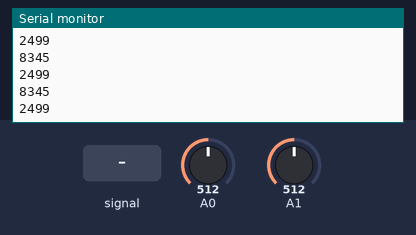
The sketch below on a simulated Arduino Uno, built with avr-gcc and run on an emulated ATmega328P. Shown: the last lines printed to the serial monitor. The inputs (shaded band) are chosen by the test bench; at power-on: A0 = 512, A1 = 512.

Above: at 1.3 s.
1.4 s: A0 fed a 200 Hz sine of ±81 counts around its level
2.9 s: A0 set to 716
At 3.5 s:
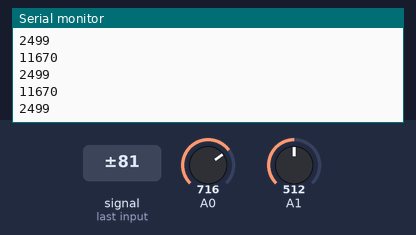
4.4 s: A1 set to 716
At 5.5 s:
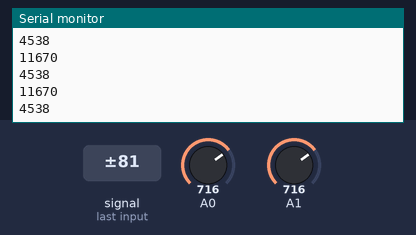
5.9 s: A0 set to 900
At 6.5 s:
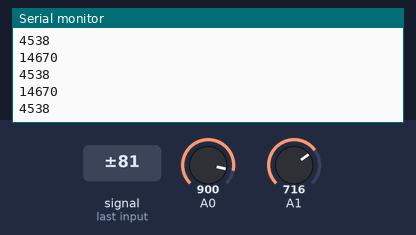
7.4 s: A1 set to 900
At 8.3 s:
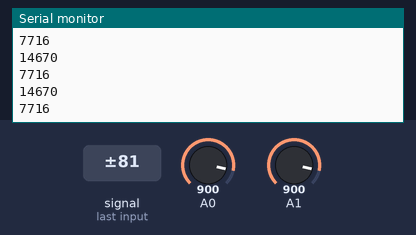
Timing chart, 0 to 9.9 s (numbered marks = the images above; inputs shaded):
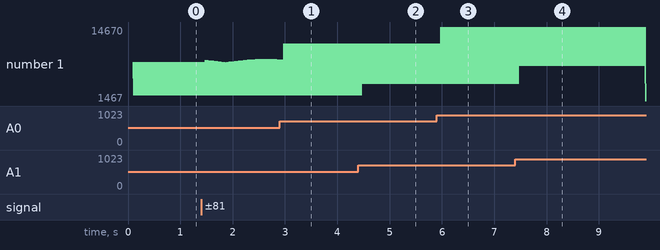

The sketch:

AMT1001Arduino.ino
```cpp
int ad_conv(byte channel, byte num);
float calc_RH10(float adval);
float calc_TC10(float adval);
int flg=0;
int adval, RH10, TC10;

void setup()
{
Serial.begin(9600);
delay(100);
}

void loop()
{
//getting the readings from the sensors
adval = ad_conv(0, 30); // 30 samples
RH10 = calc_RH10(adval); // humidity
Serial.println(RH10);

adval = ad_conv(1, 30); // 30 samples
TC10 = calc_TC10(adval); // temperature
Serial.println(TC10);
}


int ad_conv(byte channel, byte num)
{
long sum = 0;
byte n;

for (n=0; n<num; n++)
{
sum = sum + analogRead(channel);
}
return(sum / num);
}


float calc_RH10(float adval)
{
//int RH10;
//RH10 = adval + 6 * adval / 10 + 3 * adval / 100; // 1.63 * adval
float RH10;
RH10 = 0.163 * adval;
return(RH10)*100;
}


float calc_TC10(float adval)
{
//int TC10;
//TC10 = adval + 2 * adval / 10 + adval / 100 - 380;
//return(TC10);
float Temp;
// double Thermister(int RawADC)
// double Temp;
Temp = log(((10240000/adval) - 10000)); //9730 is the actual measured value of the resistor used
Temp = 1 / (0.001129148 + (0.000234125 + (0.0000000876741 * Temp * Temp ))* Temp );
Temp = Temp - 273.15; // Convert Kelvin to Celcius
//Temp = (Temp * 9.0)/ 5.0 + 32.0; // Convert Celcius to Fahrenheit
return Temp*100;
}
```

Measured:
- after the input at 2.9 s, the serial monitor: prints a new line after 0.07 s (image 1)
- after the input at 4.4 s, the serial monitor: prints a new line after 0.07 s (image 2)
- after the input at 5.9 s, the serial monitor: prints a new line after 0.08 s (image 3)
- after the input at 7.4 s, the serial monitor: prints a new line after 0.07 s (image 4)
- plotted number 1: 2499 → 7824 after the input at 1.4 s, 7824 → 11670 after the input at 2.9 s, 11670 → 14670 after the input at 5.9 s
